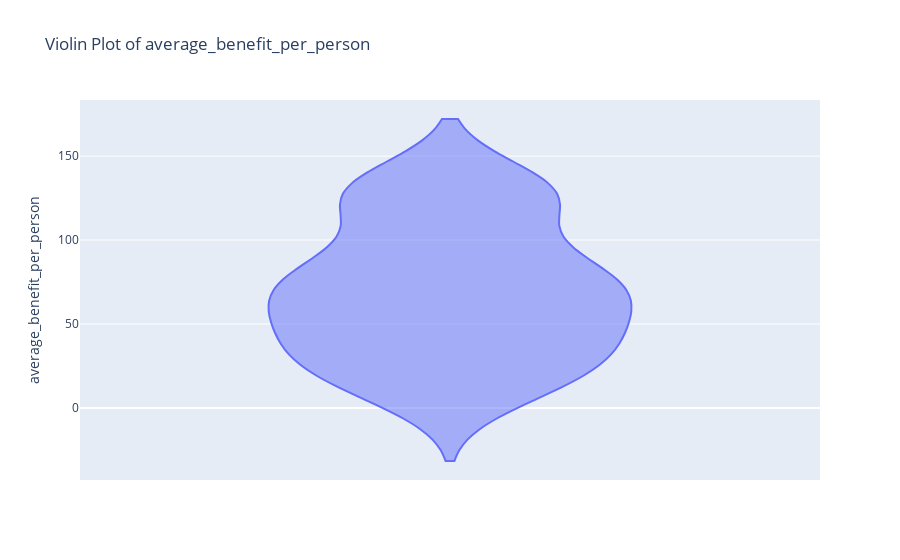
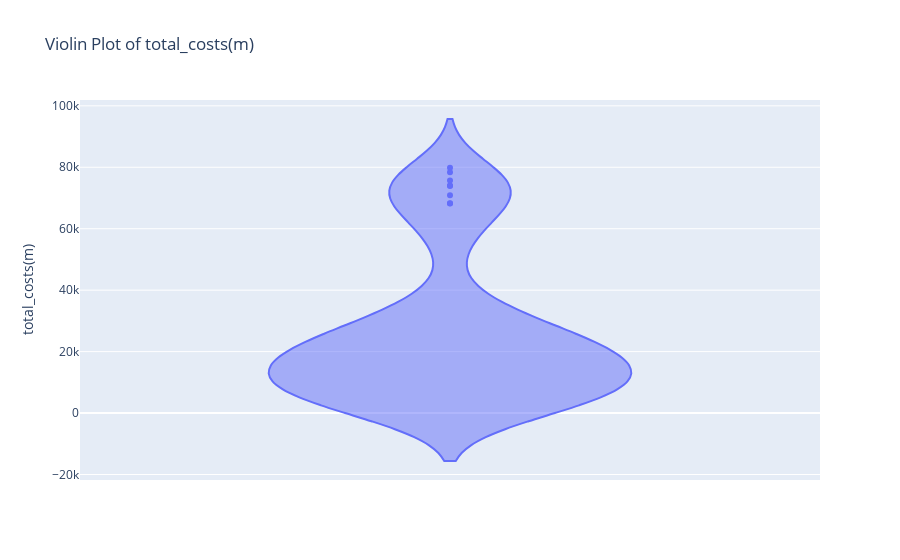

Write notebook code for charts like these, in order.
### Markdown cell above
### Task 3: Basic EDA
- Using plotly express, create a violin plot of each numerical feature in the data.

### Code cell
numerical_columns = df.select_dtypes(include=['number'])


for column in numerical_columns:
    fig = px.violin(df, y=column, title=f'Violin Plot of {column}')
    fig.show()

### Figure 1 — Plotly figure (JSON) as saved in the notebook; plotly's stock layout.template omitted (floating-point values rounded to 4 significant figures)
{"data": [{"alignmentgroup": "True", "box": {"visible": false}, "hovertemplate": "average_benefit_per_person=%{y}<extra></extra>", "legendgroup": "", "marker": {"color": "#636efa"}, "name": "", "offsetgroup": "", "orientation": "v", "scalegroup": "True", "showlegend": false, "type": "violin", "x0": " ", "xaxis": "x", "y": [6.63, 10.55, 13.55, 13.48, 14.6, 17.61, 21.4, 23.93, 24.71, 26.77, 30.59, 34.47, 39.49, 39.17, 42.98, 42.74, 44.99, 45.49, 45.78, 49.83, 51.71, 58.78, 63.78, 68.57, 67.95, 69, 71.27, 73.21, 71.27, 71.12, 72.27, 72.62, 74.81, 79.67, 83.94, 86.16, 92.89, 94.75, 96.18, 102.2, 125.3, 133.8, 133.8, 133.4, 133.1, 125.0, 126.8, 125.4, 125.5, 124.5, 129.8], "y0": " ", "yaxis": "y"}], "layout": {"legend": {"tracegroupgap": 0}, "title": {"text": "Violin Plot of average_benefit_per_person"}, "violinmode": "group", "xaxis": {"anchor": "y", "domain": [0, 1]}, "yaxis": {"anchor": "x", "domain": [0, 1], "title": {"text": "average_benefit_per_person"}}}}

### Figure 2 — Plotly figure (JSON) as saved in the notebook; plotly's stock layout.template omitted (floating-point values rounded to 4 significant figures)
{"data": [{"alignmentgroup": "True", "box": {"visible": false}, "hovertemplate": "total_costs(m)=%{y}<extra></extra>", "legendgroup": "", "marker": {"color": "#636efa"}, "name": "", "offsetgroup": "", "orientation": "v", "scalegroup": "True", "showlegend": false, "type": "violin", "x0": " ", "xaxis": "x", "y": [250.5, 576.9, 1576.0, 1867.0, 2207.0, 2838.0, 4619.0, 5686.0, 5461, 5520.0, 6940.0, 9206.0, 11230.0, 10840.0, 11850.0, 11580.0, 11700.0, 11640.0, 11600.0, 12320.0, 12900.0, 15450.0, 18750.0, 22460.0, 23650.0, 24490.0, 24620.0, 24330.0, 21510.0, 18990.0, 17820.0, 17050.0, 17790.0, 20640.0, 23820.0, 27100.0, 31070.0, 32900.0, 33170.0, 37640.0, 53620.0, 68280.0, 75690.0, 78410.0, 79860.0, 74060.0, 73950.0, 70910.0, 68170.0, 65450.0, 60370.0], "y0": " ", "yaxis": "y"}], "layout": {"legend": {"tracegroupgap": 0}, "title": {"text": "Violin Plot of total_costs(m)"}, "violinmode": "group", "xaxis": {"anchor": "y", "domain": [0, 1]}, "yaxis": {"anchor": "x", "domain": [0, 1], "title": {"text": "total_costs(m)"}}}}
